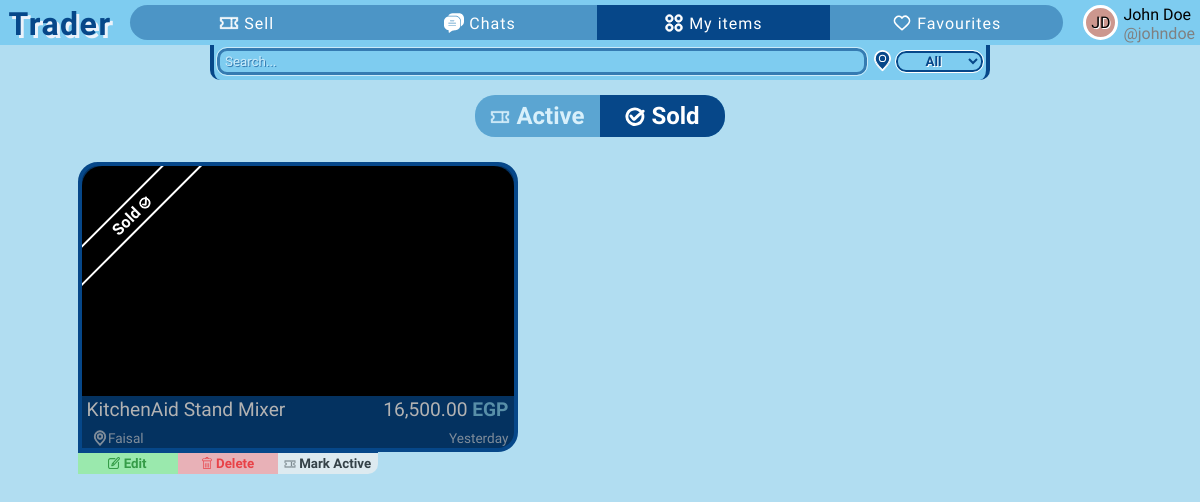
/my-items/sold (signed in), run on the app's committed database.
### app/models.py (models this page shows)
class User(db.Model, UserMixin):
    id = db.Column(db.Integer, primary_key=True)  # User ID
    firstname = db.Column(db.String(50), nullable=False)  # First name
    lastname = db.Column(db.String(50), nullable=False)  # Last name
    username = db.Column(db.String(30), unique=True, nullable=False)  # Unique username
    email = db.Column(db.String(120), unique=True, nullable=False)  # Unique email
    password = db.Column(db.String(120), nullable=False)  # Password
    profile_color = db.Column(db.String(25), nullable=True, default=None)  # Profile color
    sent_chat = db.relationship('Chat', backref='sent_by_set', lazy=True, foreign_keys='Chat.sent_by')  # Chats sent by this user
    received_chat = db.relationship('Chat', backref='received_by_set', lazy=True, foreign_keys='Chat.received_by')  # Chats received by this user
    items = db.relationship('Item', backref='item_owner', lazy=True)  # Items posted by this user
    contacts = db.relationship('User', secondary=user_contacts,  # Many-to-many relationship for contacts
                               primaryjoin=(user_contacts.c.contact_id == id),
                               secondaryjoin=(user_contacts.c.contacted_id == id),
                               backref=db.backref('contacted_by', lazy='dynamic'),
                               lazy='dynamic')
    favourites = db.relationship('Item', secondary=favourite_items, backref=db.backref('fav_users', lazy='dynamic'))  # Many-to-many relationship for favorite items

class Item(db.Model):
    id = db.Column(db.Integer, primary_key=True)  # Item ID
    title = db.Column(db.String(100), nullable=False)  # Item title
    description = db.Column(db.Text, nullable=False)  # Item description
    location = db.Column(db.String(100), nullable=False)  # Item location
    price = db.Column(db.Float, default=0, nullable=False)  # Item price
    is_sold = db.Column(db.Boolean, default=False)  # Is item sold?
    created_at = db.Column(db.DateTime)  # Item creation timestamp
    owner = db.Column(db.Integer, db.ForeignKey("user.id"), nullable=False)  # Owner of the item
    images = db.relationship('Image', backref='images_set', lazy=True)  # Images associated with the item
    chats = db.relationship('Chat', backref='chats_set', lazy=True)  # Chats related to the item

### app/routes.py (the view)
@app.get("/my-items/sold")
@login_required
def sold_items():
    items = Item.query.filter(Item.is_sold == True, Item.owner == current_user.id).all()
    return render_template('sold-items.html', items=items)

### app/cust_formatting.py (called while the page is built)
def price_format(float):
    return '{:,.2f}'.format(float)

### app/routes.py (called while the page is built)
@login_manager.user_loader
def load_user(user_id):
    return User.query.get(int(user_id))

### app/templates/sold-items.html (shortened to what this page needs)
{% extends 'base.html' %}
{% block head %}
    <link rel="stylesheet" href="{{ url_for('static', filename='css/partials/item.css') }}">
    <link rel="stylesheet" href="{{ url_for('static', filename='css/my-items.css') }}">
{% endblock %}
{% block my_items_page %}selected{% endblock %}
{% block search_location %}
    {% include 'partials/search-location.html' %}
{% endblock %}
{% block content %}
    <header class="active-sold-cont">
        <a href="{{ url_for('active_items') }}">
            Active
        </a>
        <a href="{{ url_for('sold_items') }}" class="selected">
            Sold
        </a>
    </header>
    <div class="items-cont seller-items-cont">
        {% for item in items %}
            {% with seller_page=True, all_items_page=True %}
                {% include 'partials/item.html' %}
            {% endwith %}
        {% endfor %}
    </div>
{% endblock %}

### app/templates/partials/user-card.html
<div class="user-logo-cont" style="background-color: #{{ current_user.profile_color }};">
    <div class="user-logo">{{ current_user.firstname[0]|upper }}{{ current_user.lastname[0]|upper }}</div>
</div>
<div class="first-last-name">{{ current_user.firstname|title }} {{ current_user.lastname|title }}</div>
<span class="username">@{{ current_user.username }}</span>

### app/templates/partials/item.html (shortened to what this page needs)
<div class="single-item-cont location-{% if item.location == '6 October' %}october{% else %}{{ item.location|lower }}{% endif %}" id="item-{{ item.id }}">
    <a class="item" href="{{ url_for('single_item', item_id=item.id) }}">
        <div class="img-cont">
        </div>
        <div class="upper">
            <div class="item-title">{{ item.title }}</div>
            <div class="item-price">{{ price_format(item.price) }} <span class="egp">EGP</span></div>
        </div>
        <div class="lower">
            <div class="item-location">
                {{ item.location }}
            </div>
            <div>{{ date_format(item.created_at) }}</div>
        </div>
        {% if item.is_sold %}
            <div class="black-mask"></div>
            <div class="sold-strip">
                Sold
            </div>
        {% endif %}
    </a>
    {% if seller_page %}
    <div class="seller-page-btns">
        {% if all_items_page %}
        <div class="edit-delete-status">
            <button class="edit-btn" id="edit-{{ item.id }}">
                Edit
            </button>
            <button class="delete-btn" id="delete-{{ item.id }}">
                Delete
            </button>
            <button class="status-btn" id="status-{{ item.id }}">
                {% if item.is_sold %}
                Mark Active
                {% endif %}
            </button>
        </div>
        {% endif %}
    </div>
    {% endif %}
</div>

### app/static/css/base.css (style rules this page uses)
* { font-family: 'Varela Round', serif; box-sizing: border-box; margin: 0; padding: 0; font-size: bolder; }
body { background-color: #B1DDF1; color: white; height: 100vh; }

### app/static/css/partials/user-card.css (style rules this page uses)
.user-logo-cont { display: flex; justify-content: center; align-items: center; background-color: #7eccf0; width: 35px; height: 35px; border: 3px solid white; border-radius: 50%; text-shadow: 1px 1px white; grid-row: span 2; }
.user-logo { font-family: Amita; }
.username { color: gray; }

### app/static/css/partials/item.css (style rules this page uses)
.items-cont { display: grid; grid-template-columns: repeat(auto-fill, minmax(450px, 1fr)); gap: 10px 10px; padding: 10px 0; }
.single-item-cont { position: relative; width: 440px; margin: auto; transition: transform 0.3s; }
.item { position: relative; display: flex; flex-direction: column; justify-content: space-between; text-decoration: none; color: white; width: 440px; height: 290px; background-color: #064789; border-radius: 20px; border: 4px solid #064789; cursor: pointer; overflow: hidden; }
.black-mask { position: absolute; background-color: black; width: 100%; height: 100%; opacity: 0.3; }
.sold-strip { position: absolute; top: 35px; left: -50px; width: 200px; color: white; background-color: black; text-align: center; font-weight: bolder; padding: 3px 0; border: 2px solid white; transform: rotate(-45deg); }
.img-cont { border-radius: 20px 20px 0 0; position: relative; background-color: black; overflow: hidden; height: 85%; }
.upper, .lower { display: flex; justify-content: space-between; align-items: baseline; padding: 2px 5px; }
.upper { font-size: 1.2rem; }
span.egp { color: #7eccf0; font-weight: bolder; }
.lower { font-size: 0.85rem; opacity: 0.7; }
.lower svg { position: relative; top: 3.5px; left: 4px; }
.seller-items-cont { gap: 30px 10px; }
.seller-items-cont .item { border-bottom-left-radius: 0; }
.seller-page-btns .edit-delete-status { position: absolute; bottom: -22px; color: black; display: flex; justify-content: space-evenly; width: 300px; border-bottom-right-radius: 10px; overflow: hidden; border-top: 2px solid #064789; }
.seller-page-btns button { width: 100%; border-style: none; font-weight: bolder; cursor: pointer; padding: 3px; opacity: 0.7; }
.seller-page-btns .edit-delete-status svg { position: relative; top: 0.8px; }
.seller-page-btns .status-btn svg { top: 2px; }
.seller-page-btns .edit-btn { border-color: green; color: green; background-color: lightgreen; }
.seller-page-btns .delete-btn { border-color: red; color: red; background-color: rgb(255, 159, 159); }

### app/static/css/my-items.css (style rules this page uses)
.active-sold-cont { display: flex; background-color: #7eccf0; width: 250px; margin: 15px auto; text-align: center; border-radius: 20px; overflow: hidden; }
.active-sold-cont a { padding: 7px 10px; width: 50%; color: white; background-color: #06478969; font-size: 1.5rem; font-weight: bolder; text-align: center; text-decoration: none; opacity: 0.7; }
.active-sold-cont a.selected { background-color: #064789; opacity: 1; }
.active-sold-cont svg { position: relative; top: 3px; }

### data on the page
User: firstname "J", lastname "D", firstname "John", lastname "Doe", username "johndoe"
Item: title "KitchenAid Stand Mixer", price "16,500.00", location "Faisal", created_at "Yesterday", is_sold True (drawn)
